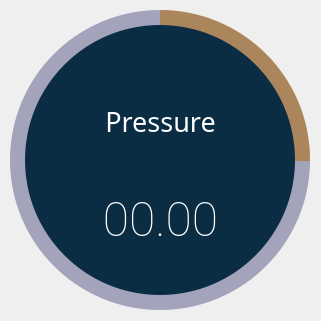
   <widget class="QFrame" name="circularProgressBarBase_3">
    <property name="geometry">
     <rect>
      <x>1070</x>
      <y>80</y>
      <width>321</width>
      <height>321</height>
     </rect>
    </property>
    <property name="frameShape">
     <enum>QFrame::NoFrame</enum>
    </property>
    <property name="frameShadow">
     <enum>QFrame::Raised</enum>
    </property>
    <widget class="QFrame" name="circularProgressPRES">
     <property name="geometry">
      <rect>
       <x>10</x>
       <y>10</y>
       <width>300</width>
       <height>300</height>
      </rect>
     </property>
     <property name="styleSheet">
      <string notr="true">QFrame{
	border-radius: 150px;
	background-color: qconicalgradient(cx:0.5, cy:0.5, angle:90, stop:0.749 rgba(255, 0, 127, 0), stop:0.750 rgba(255, 184, 60, 255));
}</string>
     </property>
     <property name="frameShape">
      <enum>QFrame::NoFrame</enum>
     </property>
     <property name="frameShadow">
      <enum>QFrame::Raised</enum>
     </property>
    </widget>
    <widget class="QFrame" name="circularBg_3">
     <property name="geometry">
      <rect>
       <x>10</x>
       <y>10</y>
       <width>300</width>
       <height>300</height>
      </rect>
     </property>
     <property name="styleSheet">
      <string notr="true">QFrame{
	border-radius: 150px;
	background-color: rgba(77, 77, 127, 120);
}</string>
     </property>
     <property name="frameShape">
      <enum>QFrame::NoFrame</enum>
     </property>
     <property name="frameShadow">
      <enum>QFrame::Raised</enum>
     </property>
    </widget>
    <widget class="QFrame" name="container_3">
     <property name="geometry">
      <rect>
       <x>25</x>
       <y>25</y>
       <width>270</width>
       <height>270</height>
      </rect>
     </property>
     <property name="styleSheet">
      <string notr="true">QFrame{
	border-radius: 135px;
	background-color: #0A2D44;
}</string>
     </property>
     <property name="frameShape">
      <enum>QFrame::NoFrame</enum>
     </property>
     <property name="frameShadow">
      <enum>QFrame::Raised</enum>
     </property>
     <widget class="QWidget" name="layoutWidget_3">
      <property name="geometry">
       <rect>
        <x>40</x>
        <y>50</y>
        <width>191</width>
        <height>191</height>
       </rect>
      </property>
      <layout class="QGridLayout" name="gridLayout_3">
       <item row="0" column="0">
        <widget class="QLabel" name="labelTitle_3">
         <property name="font">
          <font>
           <family>Quicksand</family>
           <pointsize>20</pointsize>
          </font>
         </property>
         <property name="styleSheet">
          <string notr="true">background-color: none;
color: #FFFFFF</string>
         </property>
         <property name="text">
          <string>&lt;html&gt;&lt;head/&gt;&lt;body&gt;&lt;p&gt;&lt;span style=&quot; font-size:20pt;&quot;&gt;Pressure&lt;/span&gt;&lt;/p&gt;&lt;/body&gt;&lt;/html&gt;</string>
         </property>
         <property name="alignment">
          <set>Qt::AlignCenter</set>
         </property>
        </widget>
       </item>
       <item row="1" column="0">
        <widget class="QLabel" name="labelPercentage_3">
         <property name="font">
          <font>
           <family>Roboto Thin</family>
           <pointsize>20</pointsize>
          </font>
         </property>
         <property name="autoFillBackground">
          <bool>false</bool>
         </property>
         <property name="styleSheet">
          <string notr="true">background-color: none;
color: #FFFFFF</string>
         </property>
         <property name="text">
          <string>&lt;html&gt;&lt;head/&gt;&lt;body&gt;&lt;p&gt;&lt;span style=&quot; font-size:36pt;&quot;&gt;00.00&lt;/span&gt;&lt;/p&gt;&lt;/body&gt;&lt;/html&gt;</string>
         </property>
         <property name="alignment">
          <set>Qt::AlignCenter</set>
         </property>
        </widget>
       </item>
      </layout>
     </widget>
    </widget>
   </widget>
